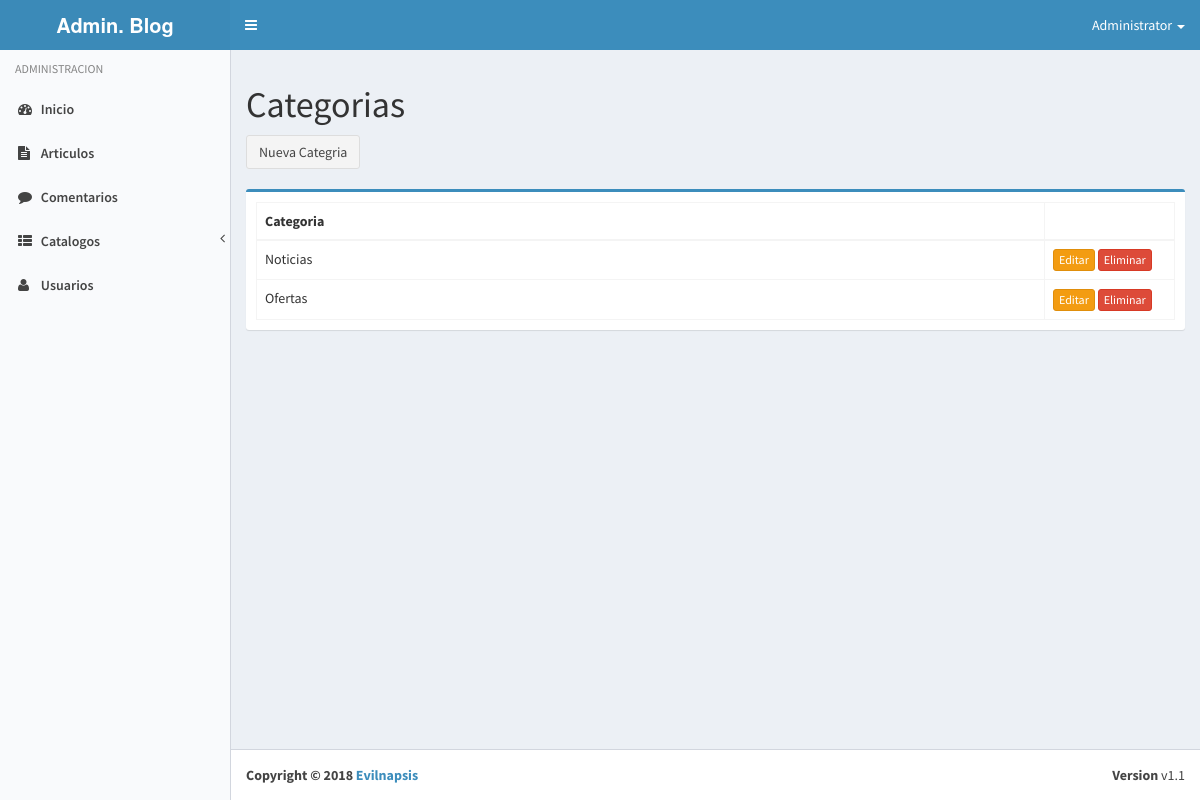
Screenshot of /admin/?view=categories&opt=all (signed in) with the database file from the repository.
### tables this page shows
CREATE TABLE `user` (
  `id` int(11) NOT NULL AUTO_INCREMENT,
  `name` varchar(50) DEFAULT NULL,
  `lastname` varchar(50) DEFAULT NULL,
  `username` varchar(50) DEFAULT NULL,
  `email` varchar(255) DEFAULT NULL,
  `password` varchar(60) DEFAULT NULL,
  `image` varchar(255) DEFAULT NULL,
  `status` int(11) DEFAULT '1',
  `kind` int(11) DEFAULT '1',
  `created_at` datetime DEFAULT NULL,
  PRIMARY KEY (`id`)
);

CREATE TABLE `category` (
  `id` int(11) NOT NULL AUTO_INCREMENT,
  `name` varchar(255) DEFAULT NULL,
  PRIMARY KEY (`id`)
);

### admin/core/controller/Lb.php (called while the page is built, shortened)
<?php
class Lb
{
    public function start()
    {
        include "core/app/init.php";
    }
}

### admin/index.php (called while the page is built, shortened)
<?php
$lb = new Lb();
$lb->start();
?>

### admin/core/controller/Model.php (called while the page is built, shortened)
<?php
class Model
{
    public static function exists($modelname)
    {
        $fullpath = self::getFullpath($modelname);
        $found = false;
        if (file_exists($fullpath)) {
            $found = true;
        }
        return $found;
    }
    public static function getFullpath($modelname)
    {
        return Core::$root . "core/app/model/" . $modelname . ".php";
    }
    public static function many($query, $aclass)
    {
        $cnt = 0;
        $array = array();
        while ($r = $query->fetch_array()) {
            $array[$cnt] = new $aclass;
            $cnt2 = 1;
            foreach ($r as $key => $v) {
                if ($cnt2 > 0 && $cnt2 % 2 == 0) {
                    $array[$cnt]->$key = $v;
                }
                $cnt2++;
            }
            $cnt++;
        }
        return $array;
    }
    public static function one($query, $aclass)
    {
        $found = null;
        $data = new $aclass;
        while ($r = $query->fetch_array()) {
            $cnt = 1;
            foreach ($r as $key => $v) {
                if ($cnt > 0 && $cnt % 2 == 0) {
                    $data->$key = $v;
                }
                $cnt++;
            }
            $found = $data;
            break;
        }
        return $found;
    }
}
?>

### admin/core/controller/Executor.php (called while the page is built, shortened)
<?php
class Executor
{
    public static function doit($sql)
    {
        $con = Database::getCon();
        return array($con->query($sql), $con->insert_id);
    }
}
?>

### admin/core/app/model/UserData.php (called while the page is built, shortened)
<?php
class UserData
{
    public static $tablename = "user";
    public static function getById($id)
    {
        $sql = "select * from " . self::$tablename . " where id=$id";
        $query = Executor::doit($sql);
        return Model::one($query[0], new UserData());
    }
}
?>

### admin/core/app/model/CategoryData.php (called while the page is built, shortened)
<?php
class CategoryData
{
    public static $tablename = "category";
    public static function getAll()
    {
        $sql = "select * from " . self::$tablename;
        $query = Executor::doit($sql);
        return Model::many($query[0], new CategoryData());
    }
}
?>

### admin/core/app/view/categories-view.php (the view, shortened to what this page needs)
<section class="content">
    <div class="row">
        <div class="col-md-12">
            <h1>Categorias</h1>
            <button type="button" class="btn btn-default" data-toggle="modal" data-target="#myModal">
                Nueva Categria
            </button>
            <br>
            <br>
            <?php
            $users = CategoryData::getAll();
            if (count($users) > 0) {
                ?>
                <div class="box box-primary">
                    <div class="box-body">
                        <table class="table table-bordered table-hover datatable">
                            <thead>
                            <th>Categoria</th>
                            <th></th>
                            </thead>
                            <?php
                            foreach ($users as $user) {
                                ?>
                                <tr>
                                    <td><?php echo $user->name; ?></td>
                                    <td style="width:130px;">
                                        <button type="button" class="btn btn-warning btn-xs" data-toggle="modal" data-target="#editModal<?php echo $user->id; ?>">
                                            Editar
                                        </button>
                                        <a href="index.php?action=categories&opt=del&id=<?php echo $user->id; ?>" class="btn btn-danger btn-xs">Eliminar</a></td>
                                </tr>
                                <?php
                            }
                            ?>
                        </table>
                    </div>
                </div>
                <?php
            } else {
                echo "<p class='alert alert-danger'>No hay Categorias</p>";
            }
            ?>
        </div>
    </div>
</section>

### admin/core/app/layouts/layout.php (shortened to what this page needs)
<!DOCTYPE html>
<html>
<head>
    <link href="bootstrap/css/bootstrap.min.css" rel="stylesheet" type="text/css"/>
    <link href="font-awesome/css/font-awesome.min.css" rel="stylesheet" type="text/css"/>
    <link href="dist/css/AdminLTE.min.css" rel="stylesheet" type="text/css"/>
    <link href="dist/css/skins/skin-blue-light.min.css" rel="stylesheet" type="text/css"/>
    <link rel="stylesheet" href="plugins/morris/morris.css">
    <link rel="stylesheet" href="plugins/morris/example.css">
    <link rel="stylesheet" href="/css/flag-icon.min.css">
    <link rel="stylesheet" href="plugins/datatables/dataTables.bootstrap.css">
    <link href='plugins/fullcalendar/fullcalendar.min.css' rel='stylesheet'/>
    <link href='plugins/fullcalendar/fullcalendar.print.css' rel='stylesheet' media='print'/>
    <link rel="stylesheet" type="text/css" href="plugins/pickadate/themes/classic.css">
    <link rel="stylesheet" type="text/css" href="plugins/pickadate/themes/classic.date.css">
    <link rel="stylesheet" type="text/css" href="plugins/pickadate/themes/classic.time.css">
    <link rel="stylesheet" type="text/css" href="plugins/select2/select2.min.css"/>
</head>
<body class="<?php if (isset($_SESSION["user_id"])): ?>  skin-blue-light sidebar-mini <?php else: ?>login-page<?php endif; ?>">
<div class="wrapper">
    <?php if (isset($_SESSION["user_id"])): ?>
        <header class="main-header">
            <a href="./" class="logo">
                <span class="logo-lg"><b>Admin. Blog</b></span>
            </a>
            <nav class="navbar navbar-static-top" role="navigation">
                <a href="#" class="sidebar-toggle" data-toggle="offcanvas" role="button">
                </a>
                <div class="navbar-custom-menu">
                    <ul class="nav navbar-nav">
                        <li class="dropdown user user-menu">
                            <a href="#" class="dropdown-toggle" data-toggle="dropdown">
                                <span class=""><?php
                                    if (isset($_SESSION["user_id"])) {
                                        echo UserData::getById($_SESSION["user_id"])->name;
                                    }
                                    ?></span>
                                <span class="caret"></span>
                            </a>
                        </li>
                    </ul>
                </div>
            </nav>
        </header>
        <aside class="main-sidebar">
            <section class="sidebar">
                <ul class="sidebar-menu">
                    <li class="header">ADMINISTRACION</li>
                    <?php if (isset($_SESSION["user_id"])): ?>
                        <li><a href="./index.php?view=home"><i class='fa fa-dashboard'></i> <span>Inicio</span></a></li>
                        <li><a href="./index.php?view=posts&opt=all"><i class='fa fa-file-text'></i> <span>Articulos</span></a></li>
                        <li><a href="./index.php?view=comments"><i class='fa fa-comment'></i> <span>Comentarios</span></a></li>
                        <li class="treeview">
                            <a href="#">
                                <i class="fa fa-th-list"></i>
                                <span>Catalogos</span>
                                <span class="pull-right-container">
              <i class="fa fa-angle-left pull-right"></i>
            </span>
                            </a>
                        </li>
                        <li><a href="./?view=users"><i class='fa fa-user'></i> <span>Usuarios</span></a></li>
                    <?php endif; ?>
                </ul>
            </section>
        </aside>
    <?php endif; ?>
    <?php if (isset($_SESSION["user_id"])): ?>
        <div class="content-wrapper">
            <?php View::load("index"); ?>
        </div>
        <footer class="main-footer">
            <div class="pull-right hidden-xs">
                <b>Version</b> v1.1
            </div>
            <strong>Copyright &copy; 2018 <a href="http://evilnapsis.com/company/" target="_blank">Evilnapsis</a></strong>
        </footer>
    <?php endif; ?>
</div>
</body>
</html>

### rows the page displays
user: name "Administrator"
category: name "Noticias"
category: name "Ofertas"
